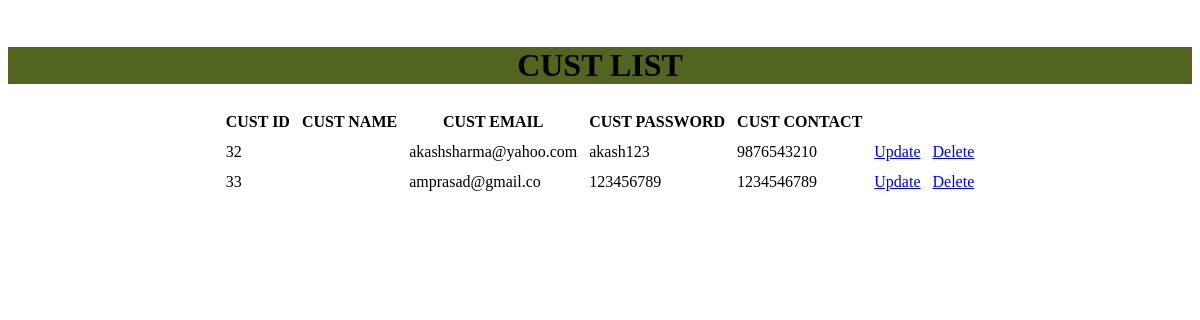
The app's page /allcustomer, older data.
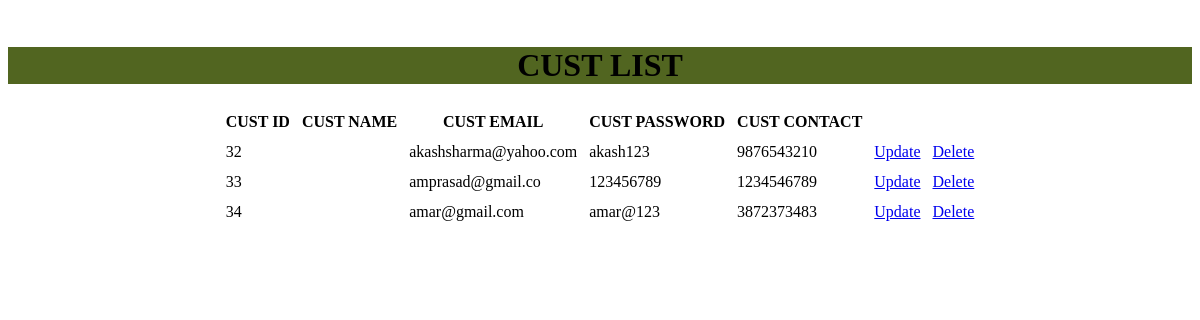
The same page, newer data.
### foodapp/models.py (models this page shows)
class Cust(models.Model):
	CustId    = models.AutoField(primary_key=True)
	CustFName  = models.CharField(max_length=30)
	CustLName  = models.CharField(max_length=30)
	CustCont  = models.CharField(max_length=10)
	CustEmail = models.CharField(max_length=50)
	CustPass  = models.CharField(max_length=60)
	Address  = models.CharField(max_length=150,default='')
	class Meta:
		db_table = "FP_Cust"

### foodapp/views.py (the view)
# urls.py: path('allcustomer',views.showcust),
def showcust(request):
	custs = Cust.objects.all()
	return render(request,'custlist.html',{'custlist':custs})

### Templates/foodapp/custlist.html
<html>
<head>
</head><center><body>
<table class="list" cellpadding="5px">
<br /><div style="background-color: #516520;width:100%;">
<h1>CUST LIST</h1></div>
<thead>
<tr>
<th>CUST ID</th>
<th>CUST NAME</th>
<th>CUST EMAIL</th>
<th>CUST PASSWORD</th>
<th>CUST CONTACT</th>
</tr>
</thead>
<tbody>
{% for c in custlist %}
<tr>
<td>{{c.CustId}}</td>
<td>{{c.CustName}}</td>
<td>{{c.CustEmail}}</td>
<td>{{c.CustPass}}</td>
<td>{{c.CustCont}}</td>
<td><a href="/getcustomer/{{c.CustId}}">Update</a></td>
<td><a href="/deletecustomer/{{c.CustId}}">Delete</a></td>
</tr>
{% endfor %}
	</tbody>
</table>
</body></center>
</html>

Row changes from the older to the newer data that the page shows:
added Cust: CustId "34", CustEmail "amar@gmail.com", CustPass "amar@123", CustCont "3872373483"
